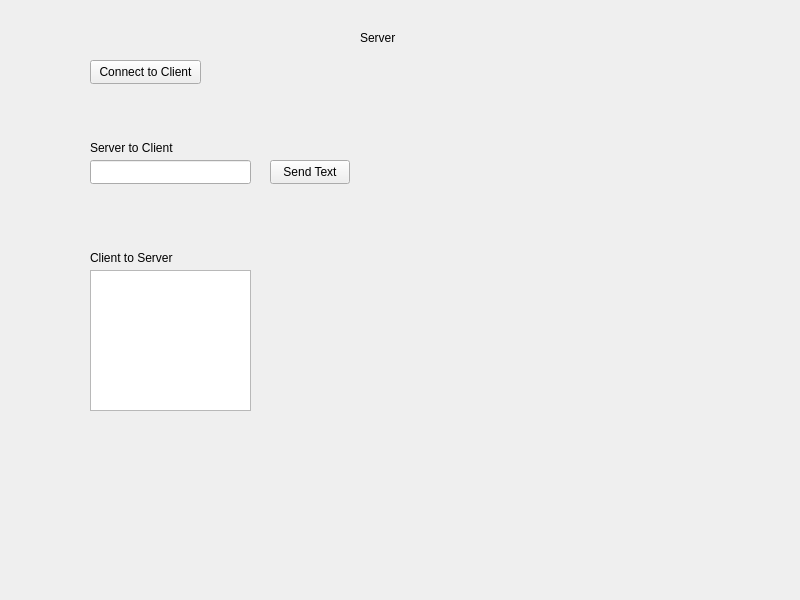
<?xml version="1.0" encoding="UTF-8"?>
<ui version="4.0">
 <class>Widget</class>
 <widget class="QWidget" name="Widget">
  <property name="geometry">
   <rect>
    <x>0</x>
    <y>0</y>
    <width>800</width>
    <height>600</height>
   </rect>
  </property>
  <property name="windowTitle">
   <string>Widget</string>
  </property>
  <widget class="QPushButton" name="btnConnectClient">
   <property name="geometry">
    <rect>
     <x>90</x>
     <y>60</y>
     <width>111</width>
     <height>24</height>
    </rect>
   </property>
   <property name="text">
    <string>Connect to Client</string>
   </property>
  </widget>
  <widget class="QPlainTextEdit" name="edtReceiveText">
   <property name="geometry">
    <rect>
     <x>90</x>
     <y>270</y>
     <width>161</width>
     <height>141</height>
    </rect>
   </property>
   <property name="readOnly">
    <bool>true</bool>
   </property>
  </widget>
  <widget class="QLabel" name="labelServer">
   <property name="geometry">
    <rect>
     <x>360</x>
     <y>30</y>
     <width>49</width>
     <height>16</height>
    </rect>
   </property>
   <property name="text">
    <string>Server</string>
   </property>
  </widget>
  <widget class="QLabel" name="labelSendText">
   <property name="geometry">
    <rect>
     <x>90</x>
     <y>140</y>
     <width>101</width>
     <height>16</height>
    </rect>
   </property>
   <property name="text">
    <string>Server to Client</string>
   </property>
  </widget>
  <widget class="QLineEdit" name="edtSendText">
   <property name="geometry">
    <rect>
     <x>90</x>
     <y>160</y>
     <width>161</width>
     <height>24</height>
    </rect>
   </property>
  </widget>
  <widget class="QPushButton" name="btnSendText">
   <property name="geometry">
    <rect>
     <x>270</x>
     <y>160</y>
     <width>80</width>
     <height>24</height>
    </rect>
   </property>
   <property name="text">
    <string>Send Text</string>
   </property>
  </widget>
  <widget class="QLabel" name="labelReceiveText">
   <property name="geometry">
    <rect>
     <x>90</x>
     <y>250</y>
     <width>91</width>
     <height>16</height>
    </rect>
   </property>
   <property name="text">
    <string>Client to Server</string>
   </property>
  </widget>
 </widget>
 <resources/>
 <connections/>
</ui>
